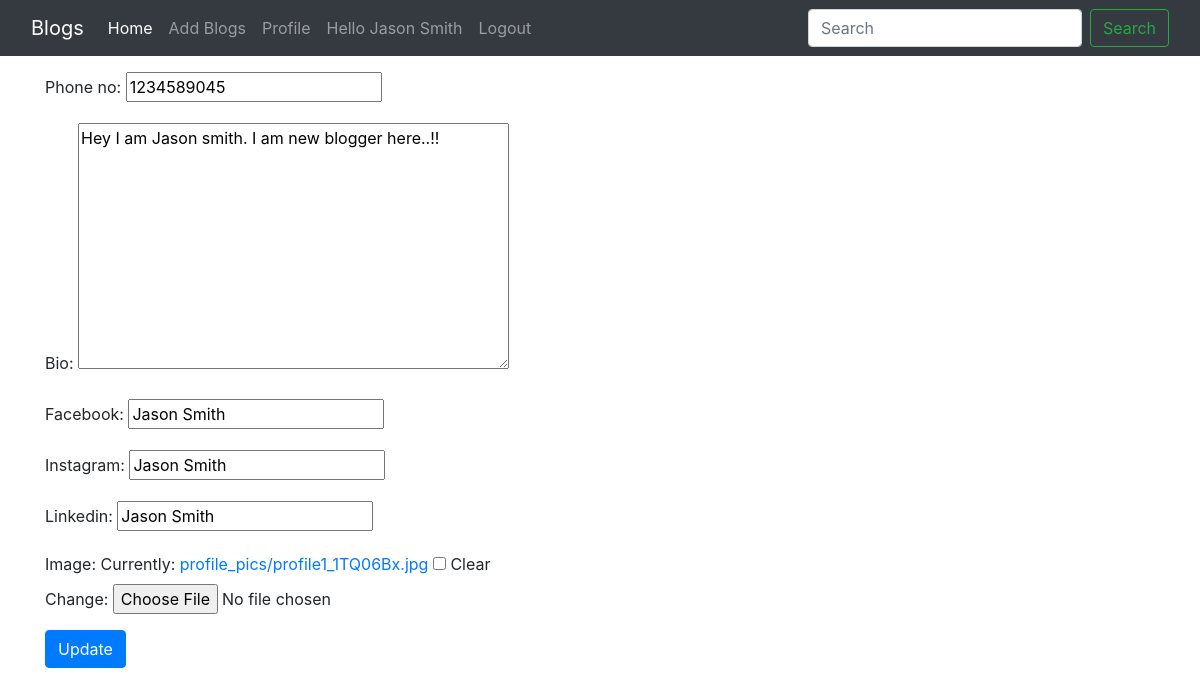
Page /edit_profile (signed in) on the committed database.
### blog/models.py (models this page shows, shortened)
class Profile(models.Model):
    user = models.OneToOneField(User, on_delete=models.CASCADE,blank=True,null=True)
    image = models.ImageField(upload_to='profile_pics',blank=True,null=True)
    bio = models.TextField(blank=True,null=True)
    phone_no = models.IntegerField(blank=True,null=True)
    facebook = models.CharField(max_length=300, blank=True, null=True)
    instagram = models.CharField(max_length=300, blank=True, null=True)
    linkedin = models.CharField(max_length=300, blank=True, null=True)

### blog/views.py (the view)
# urls.py: path('edit_profile',views.edit_profile,name='edit_profile'),
def edit_profile(request):
    try:
        profile = request.user.profile
    except Profile.DoesNotExist:
        profile = Profile(user = request.user)
    if request.method == "POST":
        form = ProfileForm(data=request.POST, files=request.FILES,instance=profile)
        if form.is_valid:
            form.save()
            alert = True
            return render(request, "edit_profile.html", {'alert':alert})
    else:
        form = ProfileForm(instance=profile)
        return render(request,'edit_profile.html',{'form' : form})

### blog/forms.py
class ProfileForm(forms.ModelForm):
    class Meta:
        model = Profile
        fields = ['phone_no', 'bio' , 'facebook' , 'instagram' ,'linkedin','image']

### templates/edit_profile.html (shortened to what this page needs)
{% extends 'base.html' %}
{% block content %}
<form action="/edit_profile" enctype="multipart/form-data" method="POST"> {% csrf_token %}
    <div class="container mt-3">
        {{ form.as_p }}
        <button type="submit" class="btn btn-primary">Update</button>
    </div>
</form>
{% endblock %}

### templates/base.html (shortened to what this page needs)
<!doctype html>
<html lang="en">
  <head>
    <link rel="stylesheet" href="https://stackpath.bootstrapcdn.com/bootstrap/4.3.1/css/bootstrap.min.css">
  </head>
  <body>
    <nav class="navbar navbar-expand-lg navbar-dark bg-dark">
        <div class="container-fluid">
            <a class="navbar-brand" href="/">Blogs</a>
            <div class="collapse navbar-collapse" id="collapsibleNavId">
                <ul class="navbar-nav mr-auto mt-2 mt-lg-0">
                    <li class="nav-item active">
                        <a class="nav-link" href="/">Home <span class="sr-only">(current)</span></a>
                    </li>
                    {% if user.is_authenticated %}
                    <li class="nav-item">
                        <a class="nav-link" href="/add_blogs">Add Blogs</a>
                    </li>
                    <li class="nav-item">
                        <a class="nav-link" href="/user_profile">Profile</a>
                    </li>
                    <li class="nav-item">
                        <a class="nav-link" href="#"> Hello {{request.user}}</a>
                    </li>
                    <li class="nav-item">
                        <a class="nav-link" href="/signOut">Logout</a>
                    </li>
                    {% else %}
                        <a class="nav-link" href="/signUp">Register</a>
                    </li>
                    <li class="nav-item">
                        <a class="nav-link" href="/signIn">Login</a>
                    </li>
                    {% endif %}
                </ul>
                <form class="form-inline my-2 my-lg-0" method="post" action="/search">{% csrf_token %}
                    <input class="form-control mr-sm-2" type="search" placeholder="Search" name="searched" id="searched" aria-label="search">
                    <button href="/search" class="btn btn-outline-success my-2 my-sm-0" type="submit">Search</button>
                </form>
            </div>
        </nav>
        {% block content %} {% endblock %}
  </body>
</html>

### rows in the picture
Profile: phone_no "1234589045", bio "Hey I am Jason smith. I am new blogger here..!!", facebook "Jason Smith", instagram "Jason Smith", linkedin "Jason Smith"

### other values in the picture
{{ request.user }} "Jason Smith"
